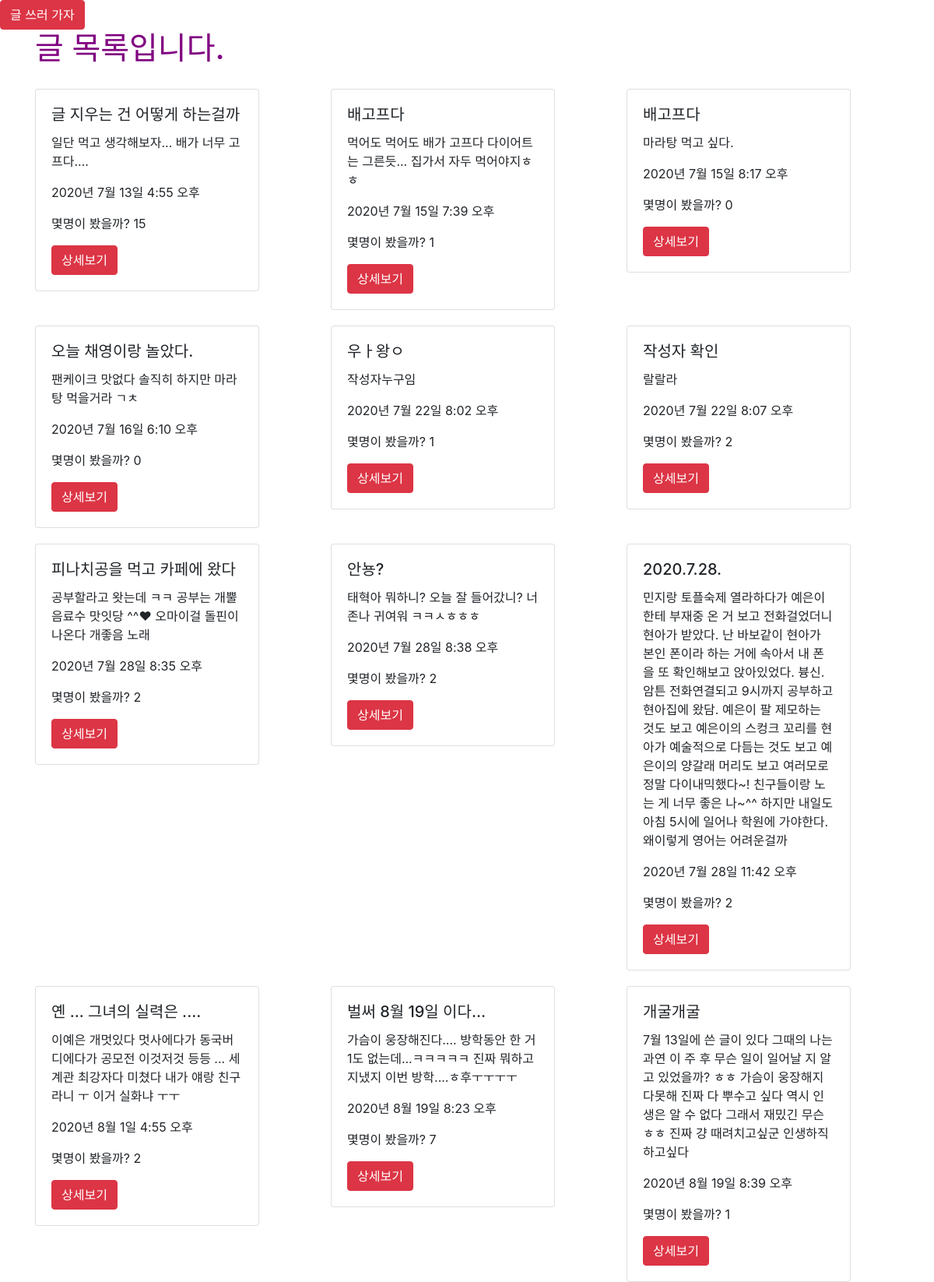
/posts/ (signed in), run on an earlier commit of the app's database.
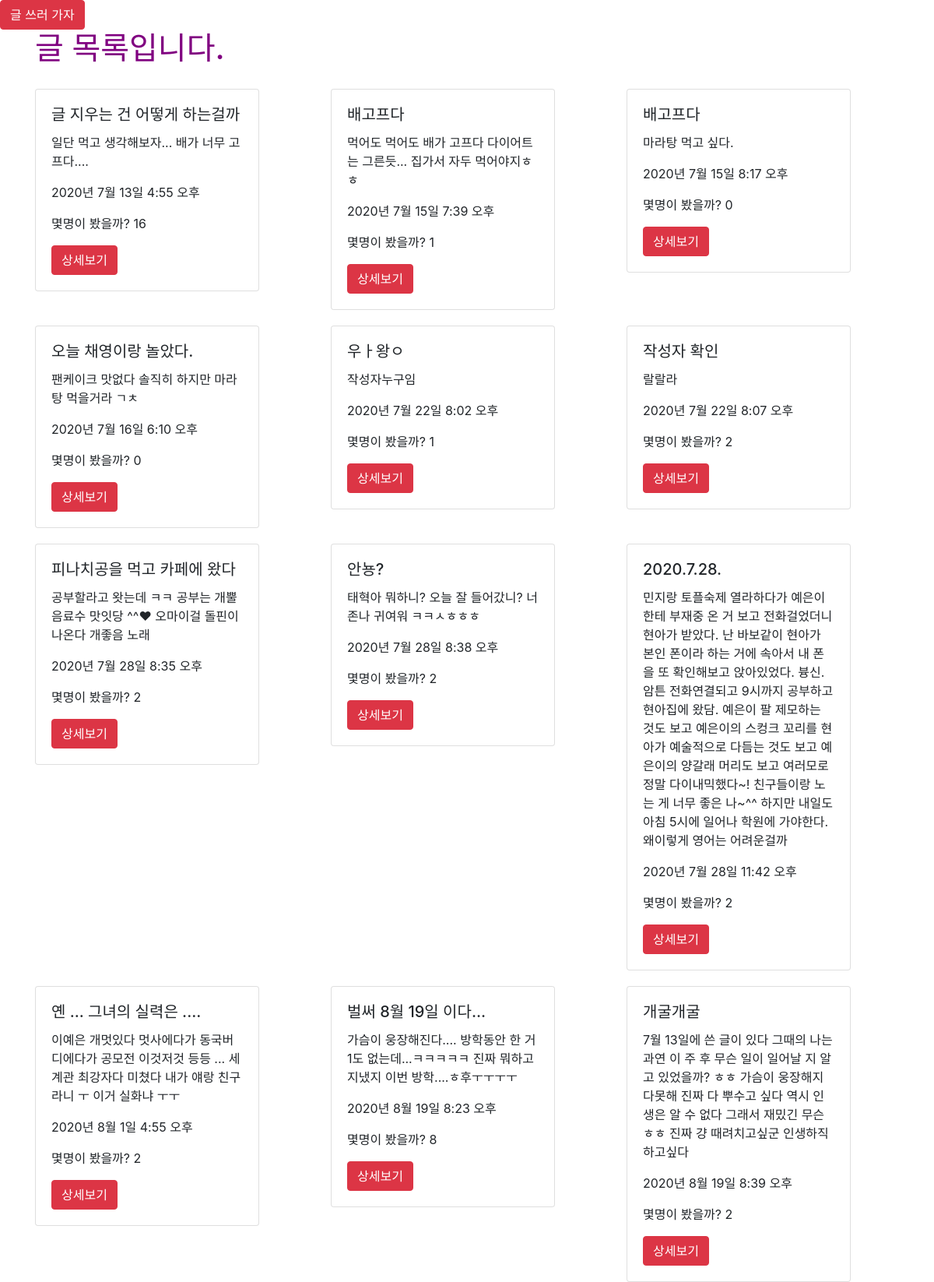
And on a later commit of the database.
### posts/models.py (models this page shows)
class Post(models.Model):
    title = models.CharField(max_length=50, null=False)
    content = models.TextField()
    view_count = models.IntegerField(default = 0)
    created_at = models.DateTimeField(auto_now_add = True)
    updated_at = models.DateTimeField(auto_now = True)
    image = models.ImageField(upload_to='images/', null=True)
    user = models.ForeignKey(User, on_delete = models.CASCADE, null=True)

### posts/views.py (the view)
# urls.py: path('', views.main, name="main"),
def main(request):
    posts = Post.objects.all()
    return render(request, 'posts/main.html', {'posts': posts})

### posts/templates/posts/main.html
{% extends 'base.html' %}
{% load static %}
{% block content %}
    {% if user.is_authenticated %}
        <a class="btn btn-danger" href="{% url 'posts:new' %}" role="button">글 쓰러 가자</a>
        <div class="container">
        <h1>글 목록입니다.</h1>
        <div class="row">
{% for post in posts %}
<div class="col-md-4 col-12">
<div class="card" style="width: 18rem; margin-top: 20px;">
<div class="card-body">
<h5 class="card-title">{{ post.title }}</h5>
<p class="card-text">{{ post.content }}</p>
<p>{{ post.created_at }}</p>
<p>몇명이 봤을까? {{ post.view_count }}</p>
<a href="{% url 'posts:show' post.pk %}" class="btn btn-danger">상세보기</a>
</div>
</div>
</div>
{% endfor %}
</div>
</div>
    {% else %}
        <h3>로그인 후 이용이 가능합니다.</h3>
        <a href="{% url 'account_login' %}" class="btn btn-warning">로그인</a>
        <a href="{% url 'account_signup' %}" class="btn btn-warning">회원가입</a>
    {% endif %}
{% endblock %}

What changed in the data, as far as the page shows it:
changed Post "글 지우는 건 어떻게 하는걸까": view_count "15" → "16"
changed Post "가슴이 웅장해진다.... 방학동안 한 거 1도 없는데...ㅋㅋㅋㅋㅋ 진짜 뭐하고 지냈지 이번 방학....ㅎ후ㅜㅜㅜㅜ": view_count "7" → "8"
changed Post "개굴개굴": view_count "1" → "2"
